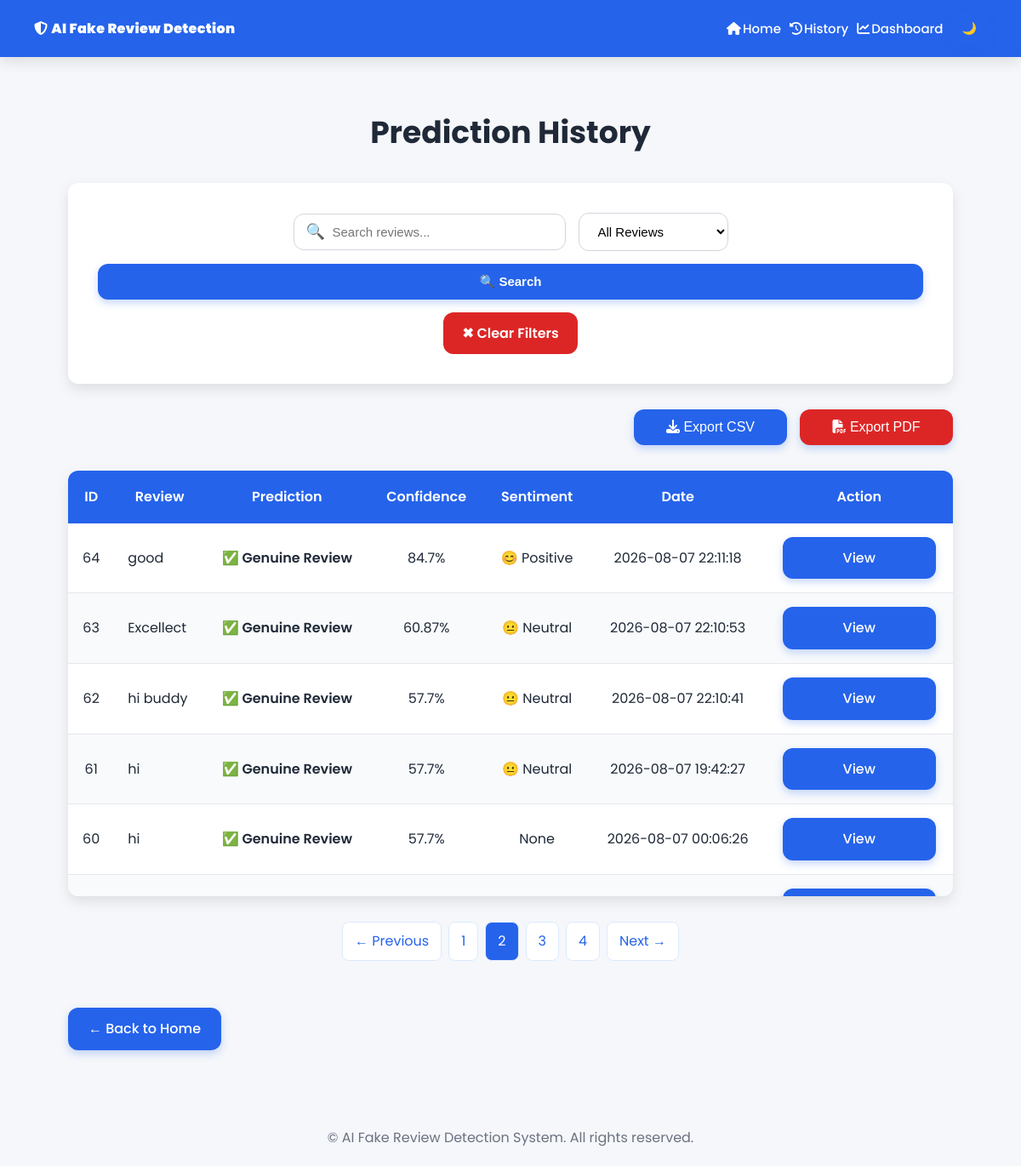
/history?page=2&search=&filter=, run on the app's committed database.
### tables this page shows
CREATE TABLE ReviewHistory (
        id INTEGER PRIMARY KEY AUTOINCREMENT,
        review TEXT,
        prediction TEXT,
        confidence REAL,
        date TEXT
    , sentiment TEXT);

### app.py (the view)
@app.route("/history")
def history():
    page = request.args.get("page", 1, type=int)
    per_page = 25
    search = request.args.get("search", "").strip()
    filter_by = request.args.get("filter", "All").strip()
    if page < 1:
        page = 1
    reviews, total_pages = get_history_paginated(
        search=search,
        filter_by=filter_by,
        page=page,
        per_page=per_page
    )
    return render_template(
        "history.html",
        history=reviews,
        page=page,
        total_pages=total_pages,
        search=search,
        filter=filter_by
    )

### templates/history.html (shortened to what this page needs)
<!DOCTYPE html>
<html lang="en">
<head>
    <link rel="stylesheet" href="{{ url_for('static', filename='css/style.css') }}">
    <link rel="stylesheet" href="https://cdnjs.cloudflare.com/ajax/libs/font-awesome/6.7.2/css/all.min.css">
</head>
<body>
    {% include 'navbar.html' %}
    <main class="container">
        <h1>Prediction History</h1>
        <form method="GET" action="/history" class="search-form">
            <div class="search-box">
                <span class="search-icon">🔍</span>
                <input type="text" name="search" placeholder="Search reviews..." value="{{ search }}">
            </div>
            <select name="filter" class="filter-select">
                <option value="All" {% if filter=="All" %}selected{% endif %}>
                    All Reviews
                </option>
            </select>
            <button type="submit" class="search-btn">
                🔍 Search
            </button>
            <a href="/history" class="clear-btn">
                ✖ Clear Filters
            </a>
        </form>
        <div class="export-section">
            <a href="/export">
                <button class="btn btn-primary">
                    <i class="fa-solid fa-download"></i>
                    Export CSV
                </button>
            </a>
            <a href="/export/pdf">
                <button class="btn btn-danger">
                    <i class="fa-solid fa-file-pdf"></i>
                    Export PDF
                </button>
            </a>
        </div>
        {% if history %}
        <div class="table-container">
            <table class="history-table">
                <thead>
                    <tr>
                        <th>ID</th>
                        <th>Review</th>
                        <th>Prediction</th>
                        <th>Confidence</th>
                        <th>Sentiment</th>
                        <th>Date</th>
                        <th>Action</th>
                    </tr>
                </thead>
                <tbody>
                    {% for row in history %}
                    <tr>
                        <td>{{ row[0] }}</td>
                        <td>{{ row[1] }}</td>
                        <td>{{ row[2] }}</td>
                        <td>{{ row[3] }}%</td>
                        <td>{{ row[5] }}</td>
                        <td>{{ row[4] }}</td>
                        <td>
                            <a href="/review/{{ row[0] }}" class="btn">
                                View
                            </a>
                        </td>
                    </tr>
                    {% endfor %}
                </tbody>
            </table>
        </div>
        <div class="pagination">
            {% if page > 1 %}
            <a href="{{ url_for('history',page=page-1,search=search,filter=filter_value
            ) }}">
                ← Previous
            </a>
            {% endif %}
            {% for p in range(1, total_pages + 1) %}
            <a href="{{ url_for('history',page=p,search=search,filter=filter_value
            ) }}" class="{% if p == page %}active{% endif %}">
                {{ p }}
            </a>
            {% endfor %}
            {% if page < total_pages %} <a href="{{ url_for('history',page=page+1,search=search,filter=filter_value
            ) }}">
                Next →
                </a>
                {% endif %}
        </div>
        {% else %}
        <p>No prediction history found.</p>
        {% endif %}
        <br>
        <a href="/" class="btn">
            ← Back to Home
        </a>
    </main>
    <footer class="footer">
        <p>
            © AI Fake Review Detection System. All rights reserved.
        </p>
    </footer>
</body>
</html>

### static/css/style.css (style rules this page uses)
:root { --bg-color: #f5f7fa; --primary: #2563eb; --primary-hover: #1d4ed8; --success: #16a34a; --danger: #dc2626; --white: #ffffff; --text: #1f2937; --border: #d1d5db; --radius: 12px; --shadow: 0 6px 15px rgba(0, 0, 0, 0.1); }
* { margin: 0; padding: 0; box-sizing: border-box; }
body { font-family: 'Poppins', sans-serif; background: var(--bg-color); color: var(--text); line-height: 1.6; }
.container { width: 90%; max-width: 1100px; margin: 40px auto; padding: 20px; }
h1 { font-size: 36px; margin-bottom: 20px; text-align: center; }
p { font-size: 16px; }
form { background: var(--white); padding: 35px; border-radius: var(--radius); box-shadow: var(--shadow); margin-top: 30px; margin-bottom: 30px; }
button { background: var(--primary); color: var(--white); border: none; width: 100%; padding: 14px; font-size: 18px; font-weight: 600; border-radius: var(--radius); cursor: pointer; transition: all 0.3s ease; box-shadow: 0 4px 10px rgba(37, 99, 235, .25); }
.btn { display: inline-block; background: var(--primary); color: var(--white); text-decoration: none; padding: 12px 24px; min-width: 180px; text-align: center; border-radius: var(--radius); font-size: 16px; font-weight: 500; transition: all 0.3s ease; box-shadow: 0 4px 10px rgba(37, 99, 235, .25); }
.table-container { background: var(--white); margin-top: 30px; border-radius: var(--radius); box-shadow: var(--shadow); max-height: 500px; overflow-y: auto; overflow-x: auto; }
.history-table { width: 100%; border-collapse: collapse; min-width: 800px; }
.history-table thead { background: var(--primary); color: var(--white); position: sticky; top: 0; z-index: 10; }
.history-table th { padding: 18px; font-size: 16px; font-weight: 600; text-align: center; }
.history-table td { padding: 16px; text-align: center; border-bottom: 1px solid #e5e7eb; }
.history-table tbody tr:nth-child(even) { background: #f8fafc; }
.history-table tbody tr { transition: all 0.3s ease; }
.history-table td:nth-child(2) { text-align: left; max-width: 350px; word-break: break-word; line-height: 1.6; }
.history-table td:nth-child(3) { font-weight: 600; }
a { text-decoration: none; color: inherit; }
table { width: 100%; border-collapse: collapse; }
th, td { padding: 15px; }
th { background: var(--primary); color: white; }
tr:nth-child(even) { background: #f8fafc; }
html { scroll-behavior: smooth; }
.container, .card, .result-card, .chart-section, .table-container { animation: fadeIn .6s ease; }
.footer { margin-top: 50px; text-align: center; color: #6b7280; padding: 20px; font-size: 15px; }
.search-form { display: flex; align-items: center; justify-content: center; gap: 15px; flex-wrap: wrap; margin: 30px 0; }
.search-box { position: relative; }
.search-icon { position: absolute; left: 15px; top: 50%; transform: translateY(-50%); font-size: 18px; color: #6b7280; }
.search-box input { width: 320px; padding: 12px 15px 12px 45px; border: 1px solid #d1d5db; border-radius: 12px; outline: none; font-size: 15px; transition: 0.3s; }
.filter-select { padding: 12px 18px; border: 1px solid #d1d5db; border-radius: 12px; font-size: 15px; background: #ffffff; cursor: pointer; outline: none; transition: 0.3s; }
.search-btn { background: #2563eb; color: #ffffff; border: none; padding: 12px 22px; border-radius: 12px; cursor: pointer; font-size: 15px; font-weight: 600; transition: .3s; }
.clear-btn { background: #dc2626; color: #ffffff; text-decoration: none; padding: 12px 22px; border-radius: 12px; font-weight: 600; transition: .3s; }
.export-section { display: flex; justify-content: flex-end; margin-bottom: 20px; }
.btn-primary { background: #2563eb; color: white; }
.export-section { display: flex; justify-content: flex-end; gap: 15px; margin-bottom: 20px; flex-wrap: wrap; }
.btn-primary { background: #2563eb; color: #ffffff; }
.btn-danger { background: #dc2626; color: #ffffff; }
.pagination { display: flex; justify-content: center; align-items: center; gap: 8px; margin: 30px 0; flex-wrap: wrap; }
.pagination a { text-decoration: none; padding: 9px 14px; border-radius: 8px; background: #ffffff; color: #2563eb; border: 1px solid #dbeafe; transition: 0.2s ease; }
.pagination a.active { background: #2563eb; color: white; }

### data on the page
ReviewHistory: id "64", review "good", prediction "✅ Genuine Review", confidence "84.7", sentiment "😊 Positive", date "2026-08-07 22:11:18"
ReviewHistory: id "63", review "Excellect", prediction "✅ Genuine Review", confidence "60.87", sentiment "😐 Neutral", date "2026-08-07 22:10:53"
ReviewHistory: id "62", review "hi buddy", prediction "✅ Genuine Review", confidence "57.7", sentiment "😐 Neutral", date "2026-08-07 22:10:41"
ReviewHistory: id "61", review "hi", prediction "✅ Genuine Review", confidence "57.7", sentiment "😐 Neutral", date "2026-08-07 19:42:27"
ReviewHistory: id "60", review "hi", prediction "✅ Genuine Review", confidence "57.7", row "None", date "2026-08-07 00:06:26"

### other printed values
{{ p }} "1" "2" "3" "4"
